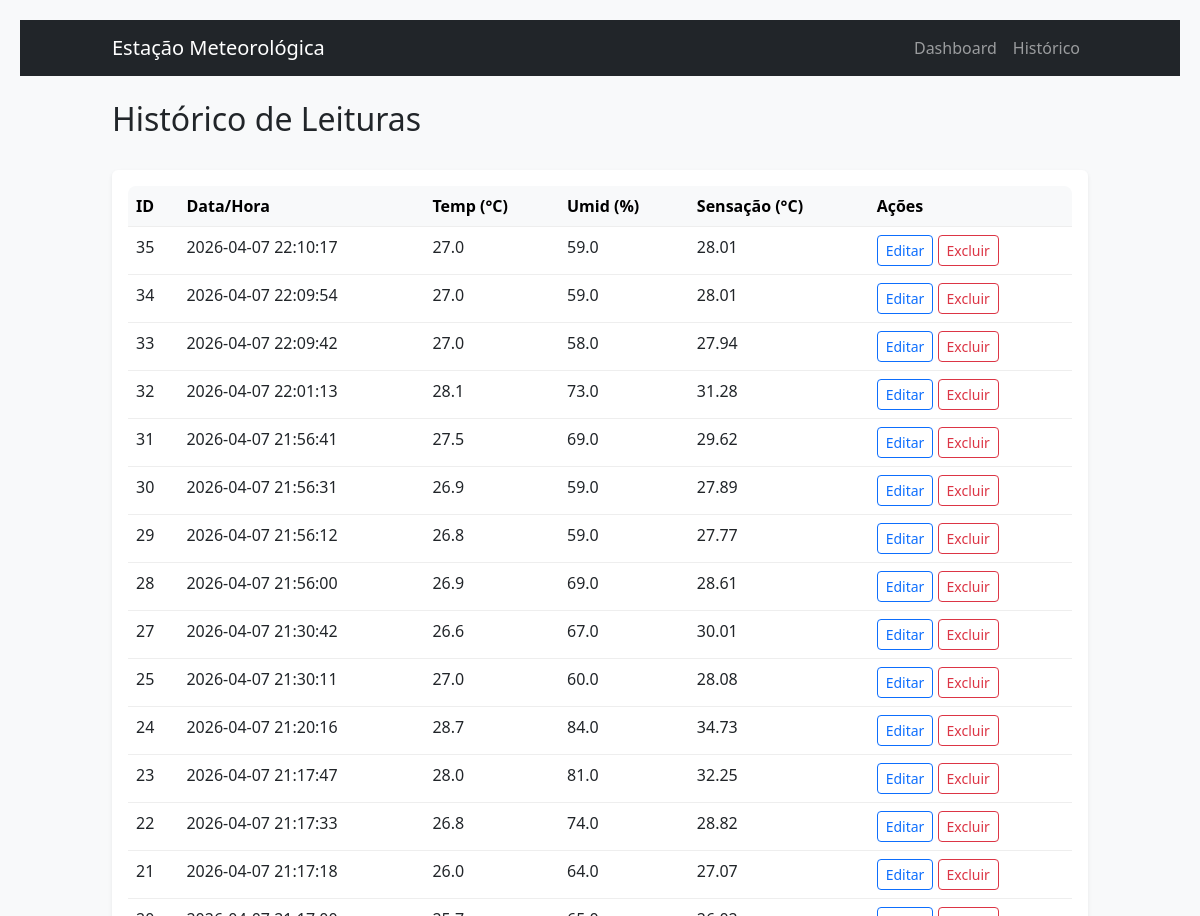
/leituras (upper part), run on an earlier commit of the app's database.
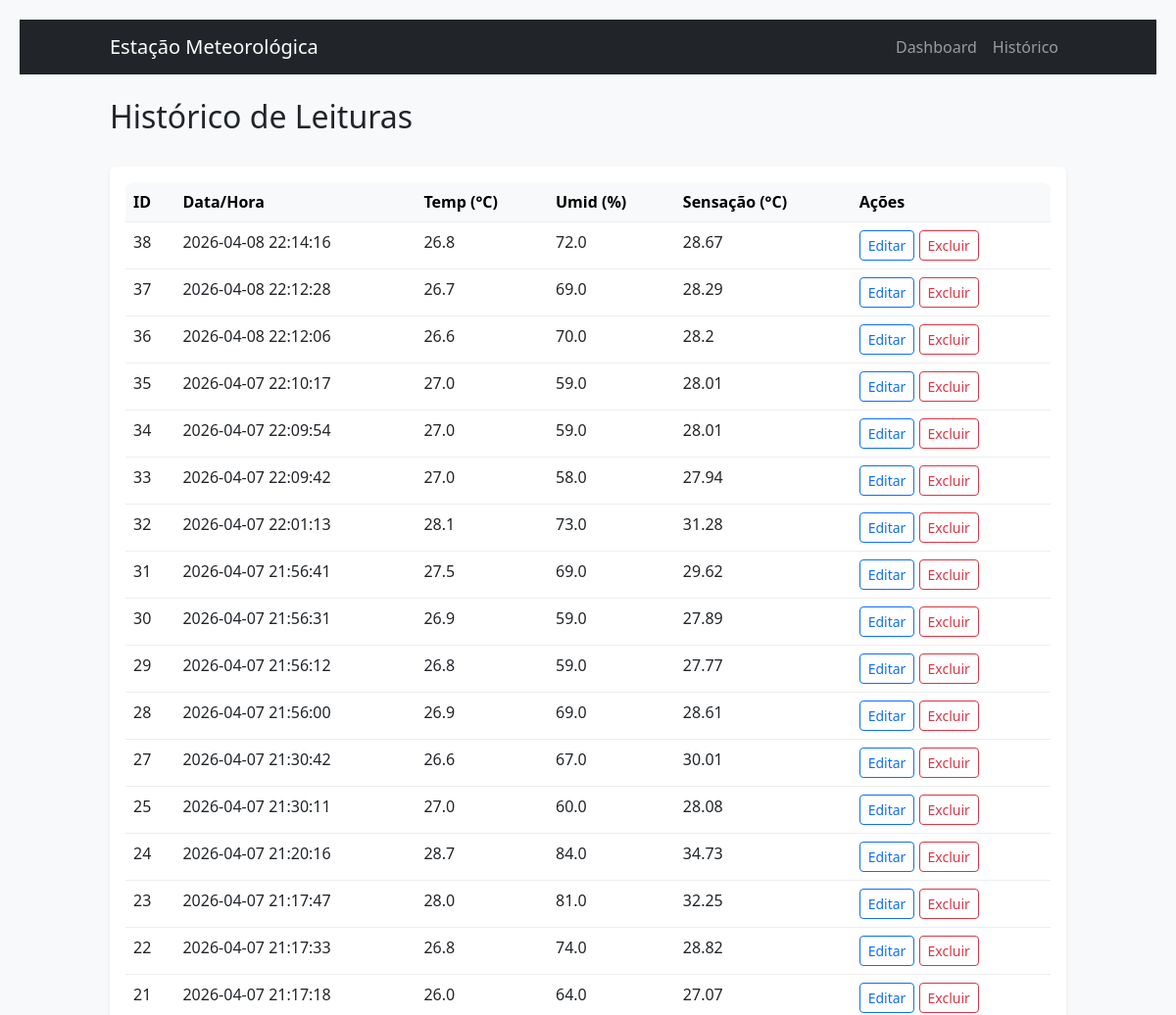
And on a later commit of the database.
### tables this page shows
CREATE TABLE leituras (
    id INTEGER PRIMARY KEY AUTOINCREMENT,
    temperatura REAL NOT NULL,
    umidade REAL NOT NULL,
    sensacao REAL NOT NULL,
    localizacao TEXT DEFAULT 'Lab Inteli',
    timestamp DATETIME DEFAULT (datetime('now','localtime'))
);

### app.py (the view)
@app.route('/leituras', methods=['GET'])
def listar():
    dados = listar_leituras(limite=50)
    if request.args.get('formato') == 'json':
        return jsonify(dados)
    return render_template('historico.html', leituras=dados)

### database.py (called while the page is built)
def get_db_connection():
    conn = sqlite3.connect(DB_NAME, timeout=20)
    conn.execute('PRAGMA journal_mode=WAL')
    conn.execute('PRAGMA synchronous=NORMAL')
    conn.row_factory = sqlite3.Row
    return conn

def listar_leituras(limite=50):
    conn = get_db_connection()
    leituras = conn.execute('SELECT * FROM leituras ORDER BY timestamp DESC LIMIT ?', (limite,)).fetchall()
    conn.close()
    return [dict(ix) for ix in leituras]

### templates/historico.html
{% extends 'base.html' %}
{% block content %}
<div class="d-flex justify-content-between align-items-center mb-4">
    <h2>Histórico de Leituras</h2>
</div>
<div class="table-responsive bg-white p-3 rounded shadow-sm">
    <table class="table table-hover">
        <thead class="table-light">
            <tr>
                <th>ID</th>
                <th>Data/Hora</th>
                <th>Temp (°C)</th>
                <th>Umid (%)</th>
                <th>Sensação (°C)</th>
                <th>Ações</th>
            </tr>
        </thead>
        <tbody>
            {% for leitura in leituras %}
            <tr>
                <td>{{ leitura.id }}</td>
                <td>{{ leitura.timestamp }}</td>
                <td>{{ leitura.temperatura }}</td>
                <td>{{ leitura.umidade }}</td>
                <td>{{ leitura.sensacao }}</td>
                <td>
                    <a href="/editar/{{ leitura.id }}" class="btn btn-sm btn-outline-primary">Editar</a>
                    <form action="/leituras/deletar/{{ leitura.id }}" method="POST" style="display:inline;">
                        <button class="btn btn-sm btn-outline-danger" onclick="return confirm('Tem certeza?')">Excluir</button>
                    </form>
                </td>
            </tr>
            {% endfor %}
        </tbody>
    </table>
</div>
{% endblock %}

### templates/base.html (shortened to what this page needs)
<!DOCTYPE html>
<html lang="pt-br">
<head>
    <link href="https://cdn.jsdelivr.net/npm/bootstrap@5.3.0/dist/css/bootstrap.min.css" rel="stylesheet">
    <link rel="stylesheet" href="{{ url_for('static', filename='css/style.css') }}">
</head>
<body class="bg-light">
    <nav class="navbar navbar-expand-lg navbar-dark bg-dark mb-4">
        <div class="container">
            <a class="navbar-brand" href="/">Estação Meteorológica</a>
            <div class="navbar-nav">
                <a class="nav-link" href="/">Dashboard</a>
                <a class="nav-link" href="/leituras">Histórico</a>
            </div>
        </div>
    </nav>
    <div class="container">
        {% block content %}{% endblock %}
    </div>
</body>
</html>

### static/css/style.css (style rules this page uses)
body { font-family: 'Segoe UI', Tahoma, Geneva, Verdana, sans-serif; background-color: #f4f7f6; margin: 0; padding: 20px; }
.container { max-width: 1000px; margin: auto; }
table { width: 100%; border-collapse: collapse; background: white; border-radius: 8px; overflow: hidden; }
th, td { padding: 12px; text-align: left; border-bottom: 1px solid #eee; }
th { background-color: #e67e22; color: white; }

What changed in the data, as far as the page shows it:
added leituras: id "38", timestamp "2026-04-08 22:14:16", temperatura "26.8", umidade "72.0", sensacao "28.67"
added leituras: id "37", timestamp "2026-04-08 22:12:28", temperatura "26.7", umidade "69.0", sensacao "28.29"
added leituras: id "36", timestamp "2026-04-08 22:12:06", temperatura "26.6", umidade "70.0", sensacao "28.2"
